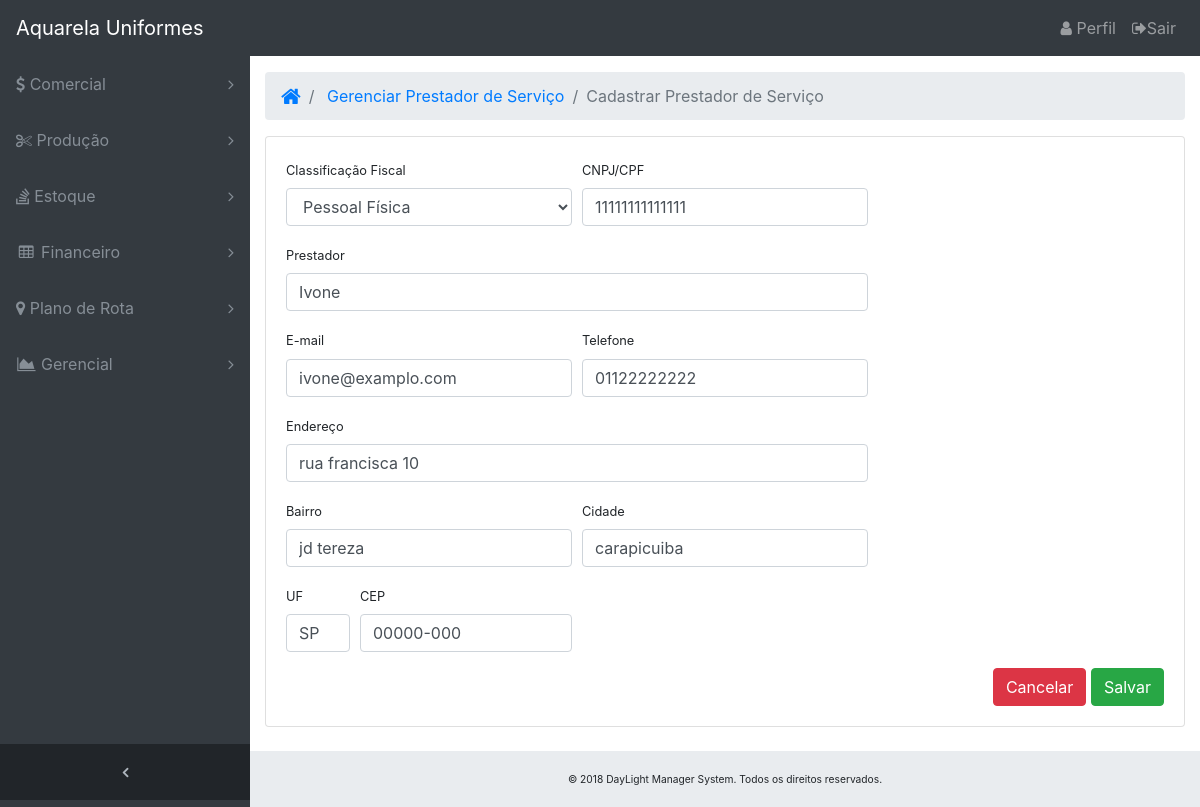
The page /producao/cadastrarprestador/1/ on the database as committed earlier.
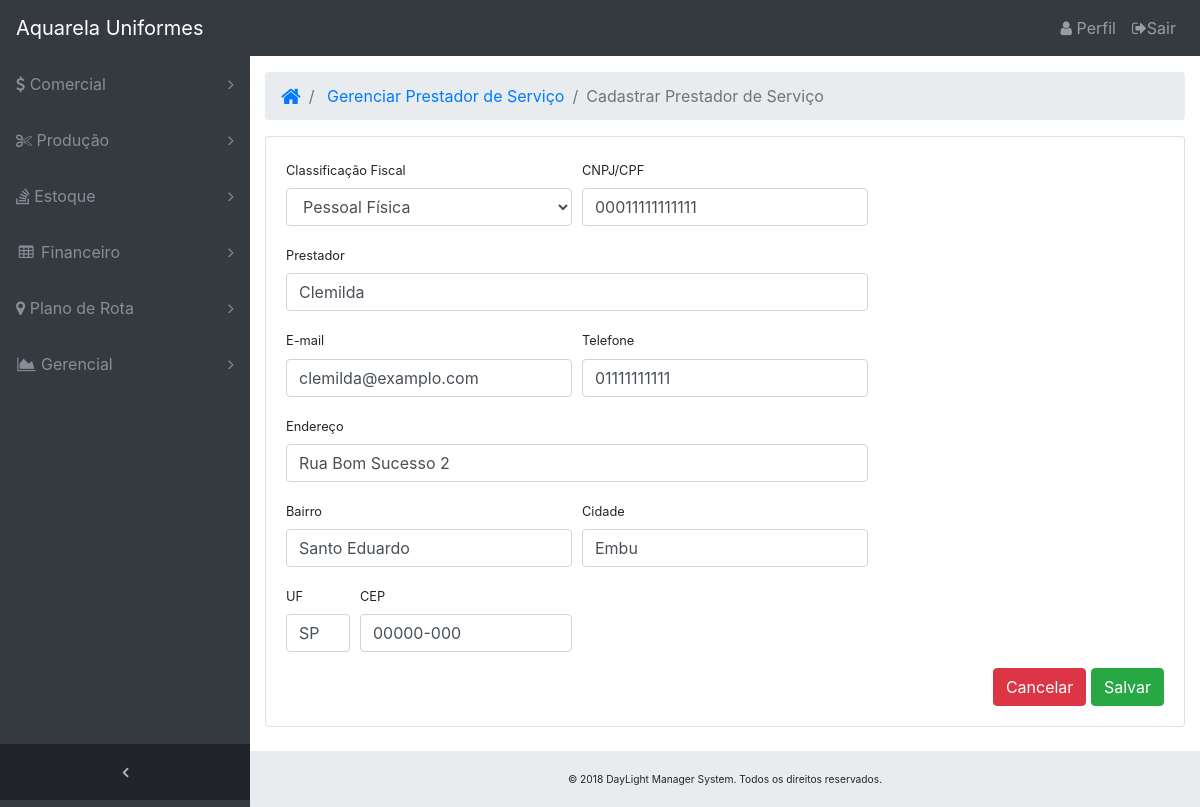
The same page on the database as committed later.
### core/models/prestador.py (models this page shows)
class PrestadorServico(models.Model):
    class_fiscal = models.CharField('Classificação fiscal', choices=FISCAL_CHOICES, max_length=2, null=False, blank=False)
    prestadorname = models.CharField('Prestador de Serviço', max_length=200, null=False, blank=False)
    email = models.EmailField('E-mail', max_length=100, unique=True, null=False, blank=False)
    numero_fiscal = models.CharField('CNPJ/CPF', max_length=14, unique=True, null=False, blank=False)
    endereco = models.CharField('Endereço', max_length=200)
    bairro = models.CharField('Bairro', max_length=200)
    cidade = models.CharField('Cidade', max_length=200)
    cep = models.CharField('CEP', max_length=9)
    uf = models.CharField('UF', max_length=2)
    telefone = models.CharField('Telefone', max_length=11)
    class Meta:
        db_table = 'Prestador'

### core/views/atualizar.py (the view)
# urls.py: path('producao/cadastrarprestador/<id>/', views.update_prestador, name='update_prestador'),
def update_prestador(request, id):
    update_prestador = PrestadorServico.objects.get(id=id)
    form = PrestadorForm(request.POST or None, instance=update_prestador)
    if form.is_valid():
        form.save()
        return redirect('list_prestador')
    return render(request, 'producao/cadastrarprestador.html', { 'form' : form, 'update_prestador':update_prestador })

### core/forms/prestadorform.py
class PrestadorForm(forms.ModelForm):
    class Meta:
        model = PrestadorServico
        fields = '__all__'
        widgets = {
            'prestadorname': forms.TextInput(attrs={'class':'form-control'}),
            'email': forms.EmailInput(attrs={'class':'form-control'}),
            'numero_fiscal': forms.TextInput(attrs={'class':'form-control', 'pattern':'\d{14}', 'title':'Somente numeros'}),
            'endereco': forms.TextInput(attrs={'class':'form-control'}),
            'bairro': forms.TextInput(attrs={'class':'form-control'}),
            'cidade': forms.TextInput(attrs={'class':'form-control'}),
            'cep': forms.TextInput(attrs={'class':'form-control', 'pattern':'\d{5}-\d{3}', 'title':'CEP formato 00000-000'}),
            'uf': forms.TextInput(attrs={'class':'form-control'}),
            'telefone': forms.TextInput(attrs={'class':'form-control', 'pattern':'\d{11}', 'title':'FONE formato ddd + numero'}),
            'class_fiscal': forms.Select(attrs={'class':'form-control'}),
            }

### core/templates/producao/cadastrarprestador.html (shortened to what the changed rows need)
{% extends 'base.html' %}
{% load static %}
{% block main %}
<div class="row">
    <div class="col-sm-12">
        <div class="card">
            <div class="card-body">
                <div class="row">
                    <div class="col-lg-12">
                        <form method="POST" autofocus>
                            <div class="form-row">
                                <div class="col-4">
                                    <div class="form-group">
                                        <label class="small">Classificação Fiscal</label>
                                        {{ form.class_fiscal }}
                                    </div>
                                </div>
                                <div class="col-4">
                                    <div class="form-group">
                                        <label class="small">CNPJ/CPF</label>
                                        {{ form.numero_fiscal}}
                                    </div>
                                </div>
                            </div>
                            <div class="form-row">
                                <div class="col-8">
                                    <div class="form-group">
                                        <label class="small">Prestador</label>
                                        {{ form.prestadorname }}
                                    </div>
                                </div>
                            </div>
                            <div class="form-row">
                                <div class="col-4">
                                    <div class="form-group">
                                        <label class="small">E-mail</label>
                                        {{ form.email }}
                                    </div>
                                </div>
                                <div class="col-4">
                                    <div class="form-group">
                                        <label class="small">Telefone</label>
                                        {{ form.telefone }}
                                    </div>
                                </div>
                            </div>
                            <div class="form-row">
                                <div class="col-8">
                                    <div class="form-group">
                                        <label class="small">Endereço</label>
                                        {{ form.endereco }}
                                    </div>
                                </div>
                            </div>
                            <div class="form-row">
                                <div class="col-4">
                                    <div class="form-group">
                                        <label class="small">Bairro</label>
                                        {{ form.bairro }}
                                    </div>
                                </div>
                                <div class="col-4">
                                    <div class="form-group">
                                        <label class="small">Cidade</label>
                                        {{ form.cidade }}
                                    </div>
                                </div>
                            </div>
                            <div class="form-row">
                                <div class="col-1">
                                    <div class="form-group">
                                        <label class="small">UF</label>
                                        {{ form.uf }}
                                    </div>
                                </div>
                                <div class="col-3">
                                    <div class="form-group">
                                        <label class="small">CEP</label>
                                        {{ form.cep }}
                                    </div>
                                </div>
                            </div>
                        </form>
                    </div>
                </div>
            </div>
        </div>
    </div>
</div>
<br />
{% endblock %}

Rows that differ between the two databases and show on the page:
changed PrestadorServico "Pessoal Física": numero_fiscal "11111111111111" → "00011111111111"; prestadorname "Ivone" → "Clemilda"; email "ivone@examplo.com" → "clemilda@examplo.com"; telefone "01122222222" → "01111111111"; endereco "rua francisca 10" → "Rua Bom Sucesso 2"; bairro "jd tereza" → "Santo Eduardo"; cidade "carapicuiba" → "Embu"
